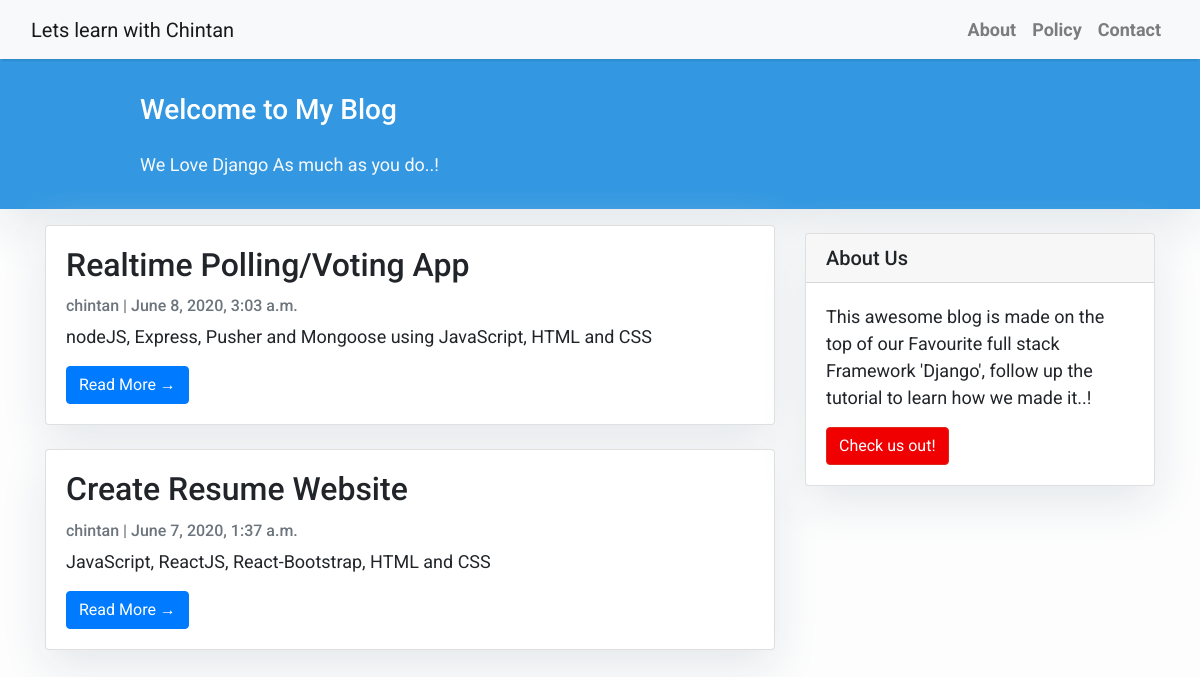
The app's page /, older data.
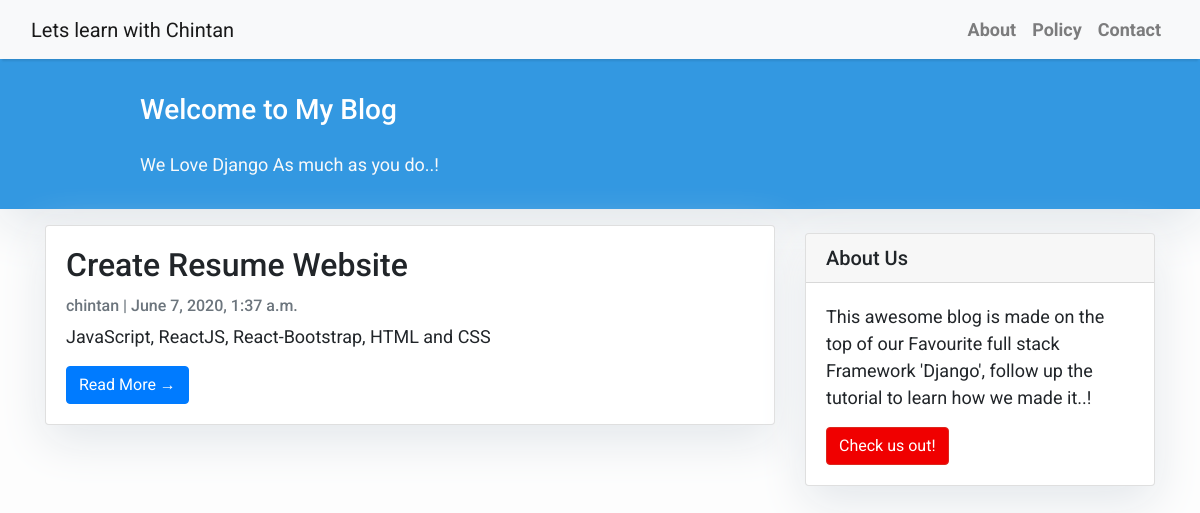
The same page, newer data.
### blog/models.py (models this page shows, shortened)
class Post(models.Model):
    title = models.CharField(max_length=200, unique=True)
    slug = models.SlugField(max_length=200, unique=True)
    author = models.ForeignKey(User, on_delete=models.CASCADE, related_name='blog_posts')
    tech_stack = models.CharField(max_length=200, default='')
    github_url = models.URLField(max_length=200, default='n/a')
    updated_on = models.DateTimeField(auto_now=True)
    content = models.TextField()
    created_on = models.DateTimeField(auto_now_add=True)
    status = models.IntegerField(choices=STATUS, default=0)
    class Meta:
        ordering = ['-created_on']  #sort results based on when they were created

### blog/views.py (the view)
# urls.py: path('', views.PostList.as_view(), name='home'),
class PostList(generic.ListView):
    queryset = Post.objects.filter(status=1).order_by('-created_on')
    template_name = 'index.html'

### templates/index.html (shortened to what this page needs)
{% extends "base.html" %}
{% block content %}
<header class="masthead">
    <div class="container">
        <div class="row">
            <div class=" col-md-8 col-md-10 mx-auto">
                <div class="site-heading">
                    <h3 class=" site-heading my-4 mt-3 text-white"> Welcome to My Blog </h3>
                    <p class="text-light">We Love Django As much as you do..! &nbsp
                    </p>
                </div>
            </div>
        </div>
    </div>
</header>
<div class="container">
    <div class="row">
        <div class="col-md-8 mt-3 left">
            {% for post in post_list %}
            <div class="card mb-4">
                <div class="card-body">
                    <h2 class="card-title">{{ post.title }}</h2>
                    <p class="card-text text-muted h6">{{ post.author }} | {{ post.created_on}} </p>
                    <p class="card-text">{{post.tech_stack}}</p>
                    <a href="{% url 'post_detail' post.slug  %}" class="btn btn-primary">Read More &rarr;</a>
                </div>
            </div>
            {% endfor %}
        </div>
        {% block sidebar %} {% include 'sidebar.html' %} {% endblock sidebar %}
    </div>
</div>
{%endblock%}

Row changes from the older to the newer data that the page shows:
removed Post: title "Realtime Polling/Voting App", author "chintan", created_on "June 8, 2020, 3:03 a.m.", tech_stack "nodeJS, Express, Pusher and Mongoose using JavaScript, HTML and CSS"
